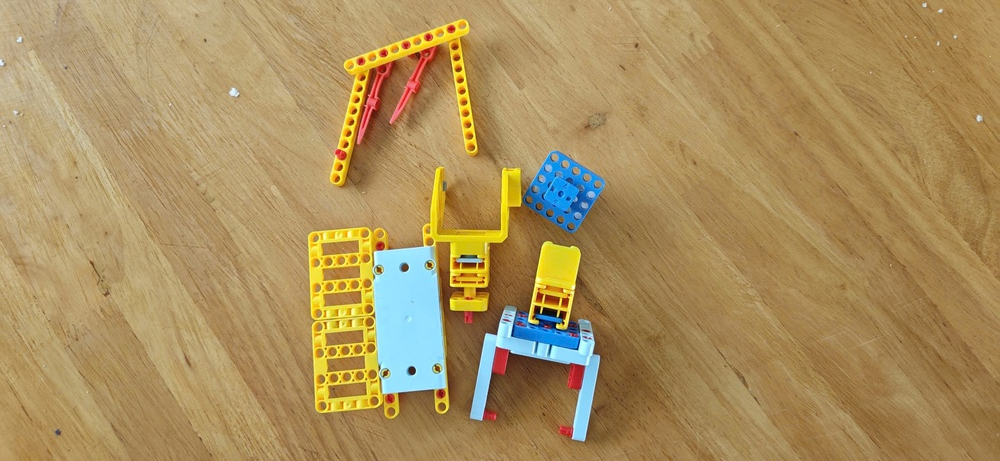
#> input picture lesson_4/images/sample.jpg, 1000 x 461 px, shrunk from 2560 x 1181 before the run, found by its file name
$ python FAST.py
#> lines starting #> are read from the running program, lines starting #| are printed output that depends on the picture
import cv2
import numpy as np
import matplotlib.pyplot as plt
import time
import os

# === BƯỚC 1: ĐẦU VÀO ===
img_path = "images/sample.jpg"
if not os.path.exists(img_path):
    print(f"Lỗi: Không tìm thấy file tại {img_path}")
    exit()

img = cv2.imread(img_path)
#> img is the input picture: shape (461, 1000, 3); mean B, G, R 94.2, 143.5, 169.8
if img is None:
    raise ValueError("Không thể giải mã ảnh!")

img_rgb = cv2.cvtColor(img, cv2.COLOR_BGR2RGB)
gray = cv2.cvtColor(img, cv2.COLOR_BGR2GRAY)
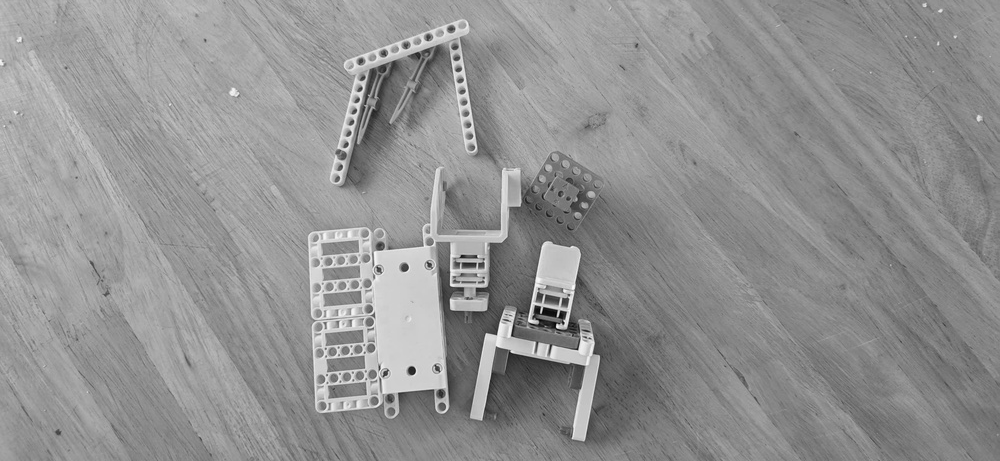
#> gray: shape (461, 1000); min 4, max 248, mean 145.8

# === BƯỚC 2: FAST KEYPOINTS ===
# Tạo detector FAST với ngưỡng threshold = 20
# nonmaxSuppression=True giúp loại bỏ các điểm lân cận bị lặp lại
fast = cv2.FastFeatureDetector_create(threshold=20, nonmaxSuppression=True)
kp_fast = fast.detect(gray, None)
#> kp_fast = 1984 keypoints; strongest (x, y, size): (557, 326, 7), (577, 348, 7), (563, 323, 7), (535, 306, 7)

img_fast = img_rgb.copy()
# Vẽ các điểm đặc trưng tìm được (Keypoints)
for kp in kp_fast:
    x, y = int(kp.pt[0]), int(kp.pt[1])
    cv2.circle(img_fast, (x, y), 3, (255, 0, 0), -1)
#> this loop made 1984 passes
#> (kp, x, y) on passes 1 to 3: (keypoint at (224, 3), size 7, 224, 3), (keypoint at (847, 3), size 7, 847, 3), (keypoint at (259, 4), size 7, 259, 4)
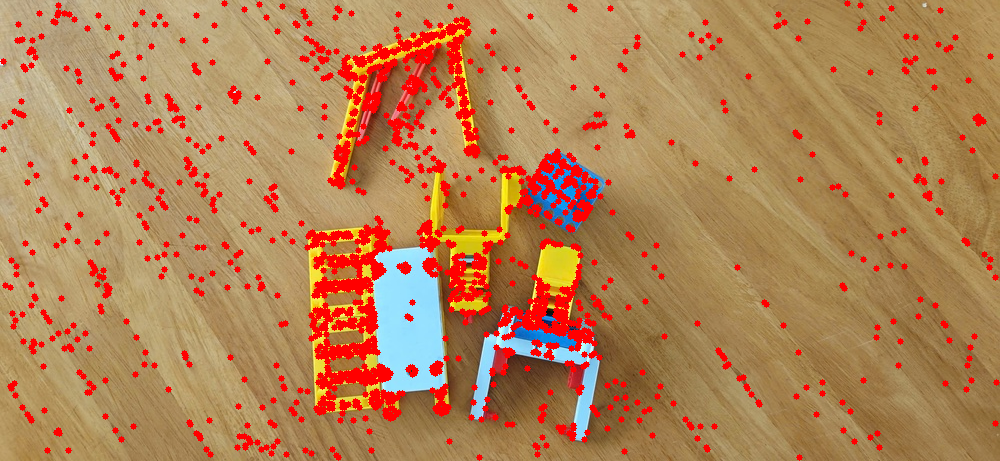
#> img_fast: shape (461, 1000, 3); mean R, G, B 177.9, 129.6, 85.8

# === BƯỚC 3: PHÂN TÍCH THAM SỐ THRESHOLD ===
thresholds = [5, 10, 20, 30, 50]
so_kp = []

for t in thresholds:
    detector = cv2.FastFeatureDetector_create(threshold=t, nonmaxSuppression=True)
    kp = detector.detect(gray, None)
    so_kp.append(len(kp))
#> after the loop, so_kp = [20906, 8000, 1984, 1066, 526]

# === BƯỚC 4: SO SÁNH TỐC ĐỘ (BENCHMARK) ===
# Harris (Cần chuyển sang float32)
gray_float = gray.astype(np.float32)
start = time.perf_counter()
for _ in range(50):
    cv2.cornerHarris(gray_float, blockSize=2, ksize=3, k=0.04)
t_harris = (time.perf_counter() - start) / 50 * 1000

# Shi-Tomasi
start = time.perf_counter()
for _ in range(50):
    cv2.goodFeaturesToTrack(gray, maxCorners=500, qualityLevel=0.01, minDistance=10)
t_st = (time.perf_counter() - start) / 50 * 1000

# FAST
start = time.perf_counter()
for _ in range(50):
    fast.detect(gray, None)
t_fast = (time.perf_counter() - start) / 50 * 1000

print(f"{'Phương pháp':<20}{'Thời gian (ms)':>15}{'Số Keypoints':>15}")
print("-" * 50)
print(f"{'Harris':<20}{t_harris:>13.2f}{'—':>15}")
print(f"{'Shi-Tomasi':<20}{t_st:>13.2f}{'—':>15}")
print(f"{'FAST (t=20)':<20}{t_fast:>13.2f}{len(kp_fast):>15}")
#| FAST (t=20)                  1.68           1984
print(f"\n=> FAST nhanh hơn Harris khoảng: {t_harris/t_fast:.1f} lần")

# === BƯỚC 5: HIỂN THỊ ===
fig, axes = plt.subplots(1, 3, figsize=(18, 6))

# 1. Ảnh kết quả FAST
axes[0].imshow(img_fast)
axes[0].set_title(f"FAST Detection ({len(kp_fast)} điểm)")
axes[0].axis("off")

# 2. Đồ thị độ nhạy Threshold
axes[1].plot(thresholds, so_kp, "bo-", linewidth=2, markersize=8)
axes[1].set_xlabel("Threshold (Ngưỡng)")
axes[1].set_ylabel("Số lượng Keypoints")
axes[1].set_title("Độ nhạy của Threshold")
axes[1].grid(True, alpha=0.3)

# 3. Biểu đồ so sánh tốc độ
ten_pp = ["Harris", "Shi-Tomasi", "FAST"]
thoi_gian = [t_harris, t_st, t_fast]
colors = ["#e74c3c", "#2ecc71", "#3498db"]
axes[2].bar(ten_pp, thoi_gian, color=colors)
axes[2].set_ylabel("Thời gian xử lý (ms)")
axes[2].set_title("So sánh hiệu năng")
for i, v in enumerate(thoi_gian):
    axes[2].text(i, v + 0.2, f"{v:.1f}ms", ha="center", fontweight='bold')

plt.tight_layout()
output_dir = "output"
os.makedirs(output_dir, exist_ok=True)
plt.savefig(f"{output_dir}/fast_benchmark.png", dpi=150)
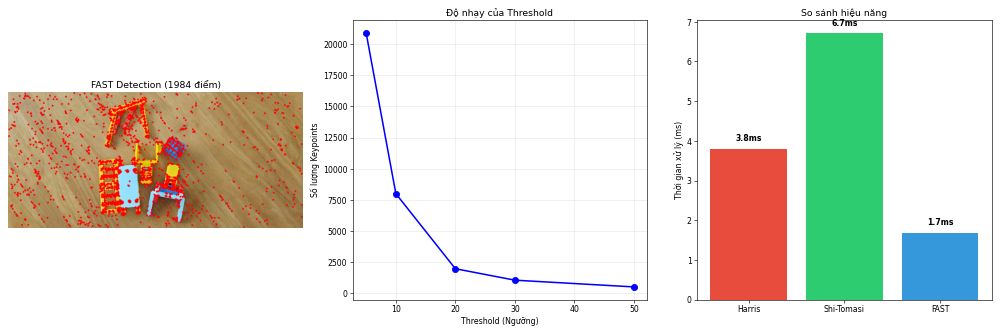
#> figure drawn by matplotlib, 3 panels; panel 3: tallest bar 6.71 high, from x = 0.6 to 1.4
plt.show()
